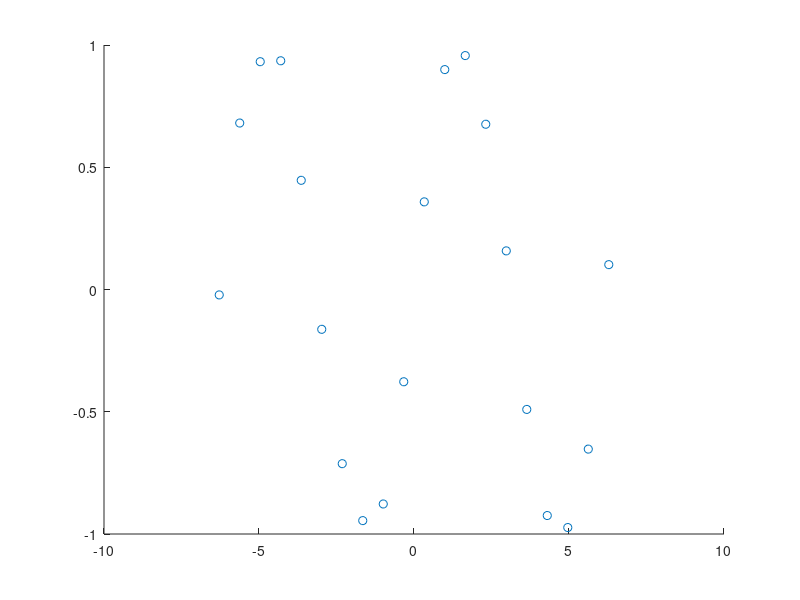

Write the MATLAB code that produced this figure. (Note: this script raises an error after producing the figure.)
X1 = [-6.28318531 -5.62179738 -4.96040945 -4.29902153 -3.6376336  -2.97624567  -2.31485774 -1.65346982 -0.99208189 -0.33069396  0.33069396  0.99208189   1.65346982  2.31485774  2.97624567  3.6376336   4.29902153  4.96040945   5.62179738  6.28318531];
Y1 = [-0.02212373  0.68087378  0.93174316  0.93548568  0.44657927 -0.16281821  -0.71237743 -0.94524065 -0.87719887 -0.37732703  0.35844402  0.8994329   0.95673157  0.6759106   0.15797694 -0.49044645 -0.92443154 -0.97354381  -0.65275084  0.10165245];
X2 = [-5.         -4.79591837 -4.59183673 -4.3877551  -4.18367347 -3.97959184  -3.7755102  -3.57142857 -3.36734694 -3.16326531 -2.95918367 -2.75510204  -2.55102041 -2.34693878 -2.14285714 -1.93877551 -1.73469388 -1.53061224  -1.32653061 -1.12244898 -0.91836735 -0.71428571 -0.51020408 -0.30612245  -0.10204082  0.10204082  0.30612245  0.51020408  0.71428571  0.91836735   1.12244898  1.32653061  1.53061224  1.73469388  1.93877551  2.14285714   2.34693878  2.55102041  2.75510204  2.95918367  3.16326531  3.36734694   3.57142857  3.7755102   3.97959184  4.18367347  4.3877551   4.59183673   4.79591837  5.        ];
Y2 = [ 1.51657986e+01  1.18834486e+01  1.14908377e+01  9.69999012e+00   8.83752995e+00  8.53654378e+00  7.26220222e+00  6.24526603e+00   6.14466521e+00  2.20438691e+00  3.02257790e+00  2.55301601e+00   1.20314417e+00  2.81993279e+00 -7.95772374e-02  5.17986596e-01  -2.02214422e+00 -1.88483645e+00 -6.00919079e-01 -1.89204707e-01   1.69449681e-02  3.91334228e-01 -1.73970249e+00 -3.19757434e-01  -6.00188224e-01  2.31330343e-01  5.82638717e-01  4.22184971e+00   3.59292410e-01  4.59202652e+00  4.71769806e+00  5.21676309e+00   6.70631069e+00  6.62448237e+00  7.35495405e+00  9.65171985e+00   9.61038903e+00  1.22648215e+01  1.29301284e+01  1.33289427e+01   1.76286428e+01  1.76382160e+01  2.07450785e+01  2.18295969e+01   2.30767522e+01  2.64519126e+01  2.74412541e+01  2.89516763e+01   3.31531920e+01  3.70987315e+01];

X1 = X1.';
Y1 = Y1.';
X2 = X2.';
Y2 = Y2.';

close all

% Scatter plot for first set of data
figure('Name', "Plot 1");
scatter(X1,Y1); % This looks like it's trigometric just cus it has a lot of ups and downs
hold on;

% Find Function and graph it
X1 = fit_data(X1);
Y1 = fit_data(Y1);
trig_vector = func_fit(X1,Y1,"interpolate", "trig", "None"); % I'm interpolating since I think the curve can go through everypoint nicely and smoothlysize(X1)
X_trig = (X1(1):0.01:X1(end)).';
Y_trig = trigval(trig_vector,X_trig).';
plot(X_trig,Y_trig);
hold off

% Scatter plot for second set of data
figure('Name', "Plot 2");
scatter(X2,Y2); % This looks like it's Polynomial just cus it has a simple curve that looks like a parabola
hold on;

% Find Function and graph it
poly_vector = func_fit(X2,Y2,"approximate", "poly", 3); % I don't think the data goes through all the points that well so im gonna go inbetween and approximate
X_poly = (X2(1):0.01:X2(end)).';
Y_poly = polyval(poly_vector,X_poly);
plot(X_poly,Y_poly);
hold off


